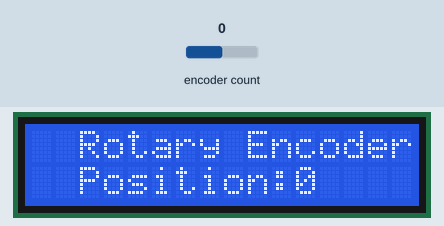
Bench run of a sketch on a simulated Arduino Uno, built with avr-gcc and run on an emulated ATmega328P. Shown: 16×2 character LCD. The inputs (shaded band) are chosen by the test bench; at power-on: encoder count 0.

Above: at 1.2 s.
1.3 s: encoder count set to 1
At 2.1 s:
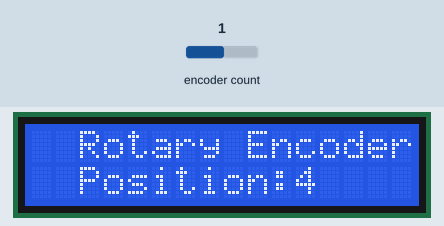
2.8 s: encoder count set to 2
At 3.2 s:
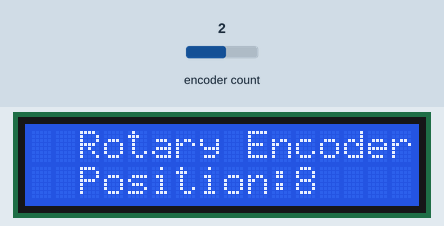
4.3 s: encoder count set to 3
At 5.4 s:
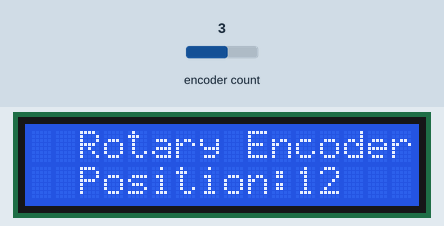
Timing chart, 0 to 7.3 s (numbered marks = the images above; inputs shaded):
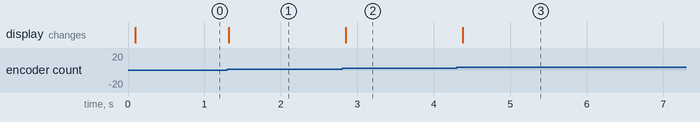

Measured:
- after the input at 1.3 s, the display: changes at once (image 1)
- after the input at 2.8 s, the display: changes after 0.05 s (image 2)
- after the input at 4.3 s, the display: changes after 0.08 s (image 3)

The sketch:

RotaryEncoderPositionReportingDisplay.ino
```cpp
#include <Wire.h>
#include <LiquidCrystal_I2C.h>
#include <Encoder.h>

LiquidCrystal_I2C lcd(0x3F, 16, 2);
Encoder myEncoder(2, 3);

void setup() {
  lcd.init();
  lcd.clear();
  lcd.backlight();

  lcd.setCursor(2, 0);
  lcd.print("Rotary Encoder:");

  lcd.setCursor(2, 1);
  lcd.print("Position: ");
}

void loop() {
  int encoderValue = myEncoder.read();

  lcd.setCursor(11, 1);  // Set cursor to character 11 on line 1 (after "Position: ")
  lcd.print(encoderValue);

  delay(100);  // Adjust the delay based on your requirements
}
```
